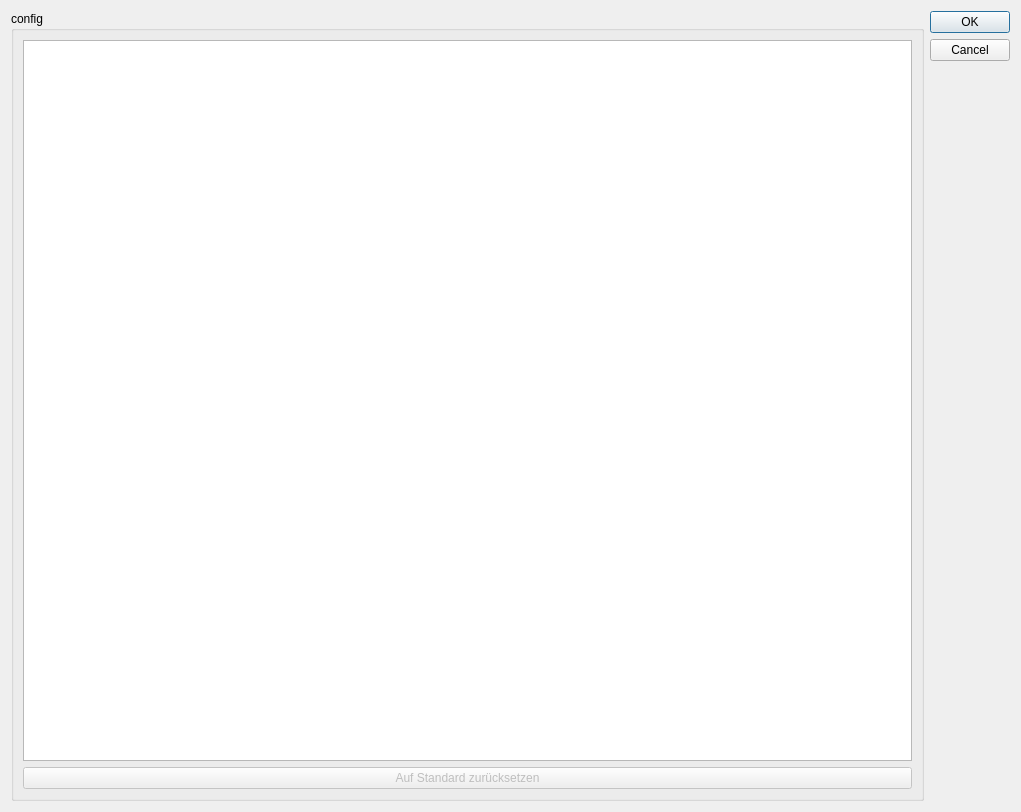
<?xml version="1.0" encoding="UTF-8"?>
<ui version="4.0">
 <class>Dialog</class>
 <widget class="QDialog" name="Dialog">
  <property name="geometry">
   <rect>
    <x>0</x>
    <y>0</y>
    <width>1021</width>
    <height>812</height>
   </rect>
  </property>
  <property name="windowTitle">
   <string>Konfiguration</string>
  </property>
  <layout class="QHBoxLayout" name="horizontalLayout">
   <item>
    <layout class="QVBoxLayout" name="verticalLayout">
     <item>
      <widget class="QGroupBox" name="groupBox">
       <property name="title">
        <string>config</string>
       </property>
       <layout class="QVBoxLayout" name="verticalLayout_2">
        <item>
         <widget class="QTextEdit" name="textEdit_config">
          <property name="font">
           <font>
            <pointsize>14</pointsize>
           </font>
          </property>
         </widget>
        </item>
        <item>
         <widget class="QPushButton" name="pushButton_reset_to_default">
          <property name="enabled">
           <bool>false</bool>
          </property>
          <property name="text">
           <string>Auf Standard zurücksetzen</string>
          </property>
         </widget>
        </item>
       </layout>
      </widget>
     </item>
    </layout>
   </item>
   <item>
    <widget class="QDialogButtonBox" name="buttonBox">
     <property name="orientation">
      <enum>Qt::Vertical</enum>
     </property>
     <property name="standardButtons">
      <set>QDialogButtonBox::Cancel|QDialogButtonBox::Ok</set>
     </property>
    </widget>
   </item>
  </layout>
 </widget>
 <resources/>
 <connections>
  <connection>
   <sender>buttonBox</sender>
   <signal>accepted()</signal>
   <receiver>Dialog</receiver>
   <slot>accept()</slot>
   <hints>
    <hint type="sourcelabel">
     <x>248</x>
     <y>254</y>
    </hint>
    <hint type="destinationlabel">
     <x>157</x>
     <y>274</y>
    </hint>
   </hints>
  </connection>
  <connection>
   <sender>buttonBox</sender>
   <signal>rejected()</signal>
   <receiver>Dialog</receiver>
   <slot>reject()</slot>
   <hints>
    <hint type="sourcelabel">
     <x>316</x>
     <y>260</y>
    </hint>
    <hint type="destinationlabel">
     <x>286</x>
     <y>274</y>
    </hint>
   </hints>
  </connection>
 </connections>
</ui>
